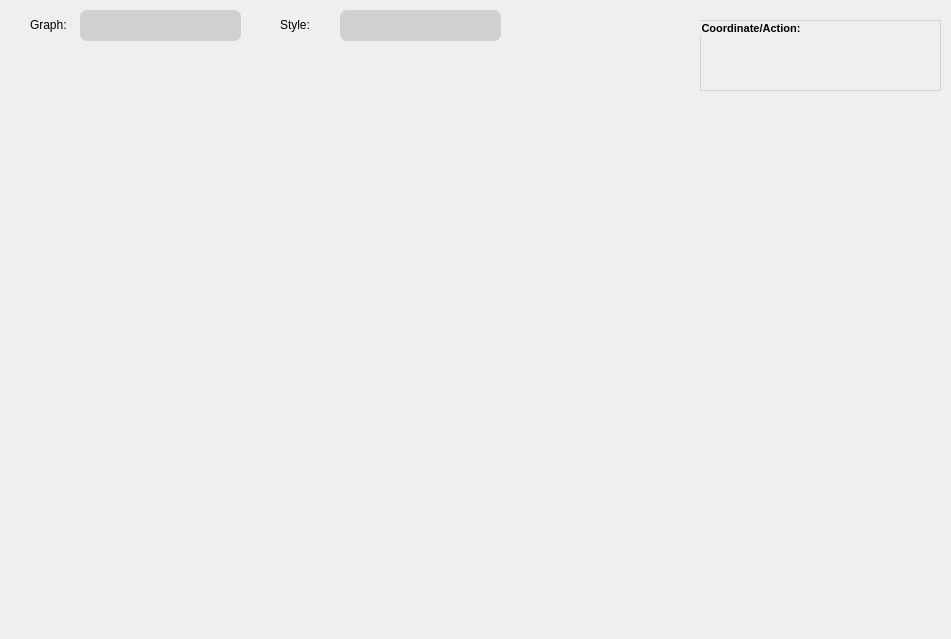
<?xml version="1.0" encoding="UTF-8"?>
<ui version="4.0">
 <class>Form</class>
 <widget class="QWidget" name="Form">
  <property name="geometry">
   <rect>
    <x>0</x>
    <y>0</y>
    <width>951</width>
    <height>639</height>
   </rect>
  </property>
  <property name="windowTitle">
   <string>Form</string>
  </property>
  <widget class="QWidget" name="verticalLayoutWidget">
   <property name="geometry">
    <rect>
     <x>0</x>
     <y>40</y>
     <width>951</width>
     <height>601</height>
    </rect>
   </property>
   <layout class="QVBoxLayout" name="verticalLayout">
    <property name="sizeConstraint">
     <enum>QLayout::SetMinAndMaxSize</enum>
    </property>
    <property name="rightMargin">
     <number>5</number>
    </property>
    <property name="bottomMargin">
     <number>0</number>
    </property>
   </layout>
  </widget>
  <widget class="QComboBox" name="selectPlot">
   <property name="geometry">
    <rect>
     <x>80</x>
     <y>10</y>
     <width>161</width>
     <height>31</height>
    </rect>
   </property>
   <property name="styleSheet">
    <string notr="true">QComboBox{
	color:#000;
	border-style: 2px solid rgb(200, 200, 200);
    border-radius: 7px;
	background-color: #d0d0d0;
	padding-left: 13px;
	padding-right: 10px;
}
QComboBox::drop-down 
{
    border: 6px; /* This seems to replace the whole arrow of the combo box */
}
QComboBox::down-arrow {
   image: url(&quot;resource/gui/tool/down-arrow.png&quot;);
    width: 9px;
    height: 9px;
	padding-right: 10px;
}
</string>
   </property>
  </widget>
  <widget class="QComboBox" name="selectStyle">
   <property name="geometry">
    <rect>
     <x>340</x>
     <y>10</y>
     <width>161</width>
     <height>31</height>
    </rect>
   </property>
   <property name="styleSheet">
    <string notr="true">QComboBox{
	color: #000;
	border-style: 2px solid rgb(200, 200, 200);
    border-radius: 7px;
	background-color: #d0d0d0;
	padding-left: 13px;
	padding-right: 10px;
}
QComboBox::drop-down 
{
    border: 0px; /* This seems to replace the whole arrow of the combo box */
}
QComboBox::down-arrow {
   image: url(&quot;resource/gui/tool/down-arrow.png&quot;);
    width: 9px;
    height: 9px;
	padding-right: 10px;
}
</string>
   </property>
  </widget>
  <widget class="QLabel" name="label">
   <property name="geometry">
    <rect>
     <x>30</x>
     <y>17</y>
     <width>55</width>
     <height>16</height>
    </rect>
   </property>
   <property name="text">
    <string>Graph:</string>
   </property>
  </widget>
  <widget class="QLabel" name="label_2">
   <property name="geometry">
    <rect>
     <x>280</x>
     <y>17</y>
     <width>55</width>
     <height>16</height>
    </rect>
   </property>
   <property name="text">
    <string>Style:</string>
   </property>
  </widget>
  <widget class="QGroupBox" name="groupBox">
   <property name="geometry">
    <rect>
     <x>700</x>
     <y>20</y>
     <width>241</width>
     <height>71</height>
    </rect>
   </property>
   <property name="font">
    <font>
     <pointsize>8</pointsize>
     <weight>75</weight>
     <bold>true</bold>
     <underline>false</underline>
     <strikeout>false</strikeout>
    </font>
   </property>
   <property name="styleSheet">
    <string notr="true">QGroupBox{
	border: 1px solid rgb(211, 211, 211);
}</string>
   </property>
   <property name="title">
    <string>Coordinate/Action:</string>
   </property>
  </widget>
 </widget>
 <resources/>
 <connections/>
</ui>
